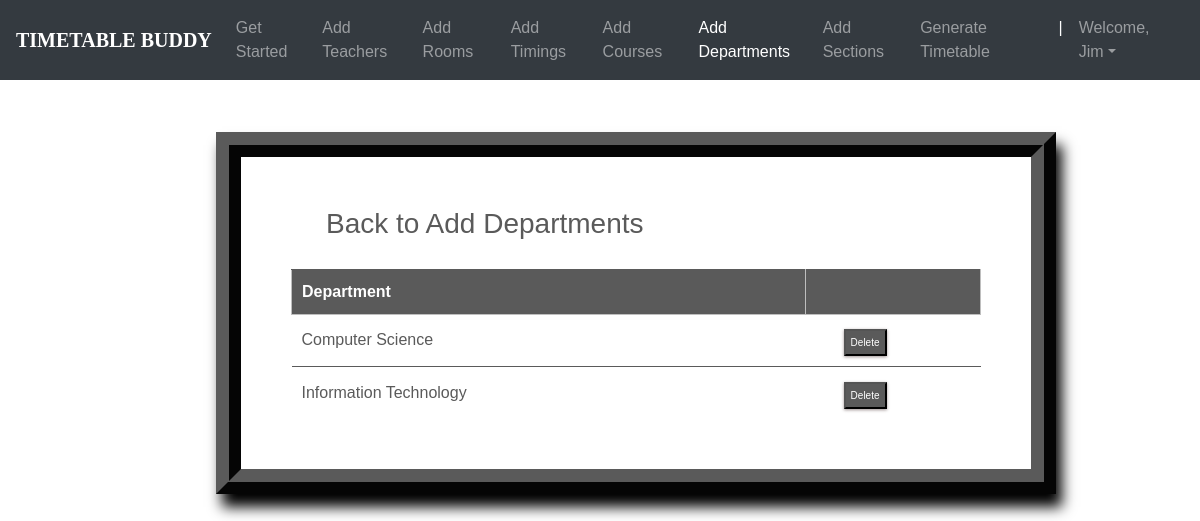
The app's page /departments_list/ (signed in) with its own data.
### ttgen/models.py (models this page shows, shortened)
class Department(models.Model):
    dept_name = models.CharField(max_length=50)
    courses = models.ManyToManyField(Course)

### ttgen/views.py (the view)
# urls.py: path('departments_list/', views.department_list, name='editdepartment'),
@login_required
def department_list(request):
    context = {
        'departments': Department.objects.all()
    }
    return render(request, 'deptlist.html', context)

### templates/deptlist.html (shortened to what this page needs)
<!DOCTYPE html>
<html lang="en">
<head>
	<link rel="stylesheet" href="https://maxcdn.bootstrapcdn.com/bootstrap/4.0.0/css/bootstrap.min.css">
    <link rel="stylesheet" type="text/css" href="static/css/index.css">
</head>
<body>
        <header>
			<nav class="navbar navbar-expand-md navbar-dark fixed-top bg-dark">
                <a class="navbar-brand" href="#"><b>TIMETABLE BUDDY</b></a>
                <div class="collapse navbar-collapse" id="navbarCollapse">
                    <ul class="navbar-nav ml-auto">
                    <li class="nav-item">
                        <a class="nav-link" href="{% url 'admindash' %}">Get Started</a>
                    </li>
                    <li class="nav-item">
                        <a class="nav-link" href="{% url 'addInstructors' %}">Add Teachers</a>
                    </li>
                    <li class="nav-item">
                        <a class="nav-link" href="{% url 'addRooms' %}">Add Rooms</a>
                    </li>
                    <li class="nav-item">
		                <a class="nav-link" href="{% url 'addTimings' %}">Add Timings</a>
		            </li>
                    <li class="nav-item">
                        <a class="nav-link" href="{% url 'addCourses' %}">Add Courses</a>
                    </li>
                    <li class="nav-item active">
			            <a class="nav-link" href="{% url 'addDepts' %}">Add Departments</a>
		            </li>
                    <li class="nav-item">
			            <a class="nav-link" href="{% url 'addSections' %}">Add Sections</a>
		            </li>
                    <li class="nav-item">
			            <a class="nav-link" href="{% url 'generate' %}">Generate Timetable</a>
		            </li>
                    <li class="nav-item active">
			            <a class="nav-link">|</a>
		            </li>
                    <li class="nav-item dropdown">
		                <a class="nav-link dropdown-toggle" href="#" id="dropdown03" data-toggle="dropdown" aria-haspopup="true" aria-expanded="false">Welcome, {{ user.first_name }}</a>
		            </li>
                    </ul>
                </div>
            </nav>
        </header>
        {% block content %}
        {% load static %}
        <br><br>
<fieldset class="fieldset">
    <a href="{% url 'addDepts'%}"><h1 class="tablink" onclick="openPage('new')" id="defaultOpen">Back to Add Departments</h1></a>
    <div class="tabcontent" id="edit">
        <table class="table1">
            <thead>
            <tr class="table-headers">
            <th>Department</th>
            <th  class="empty"></th>
            </tr>
            </thead>
            <tbody>
            {% for dept in departments %}
            <tr>
             <td>{{dept.dept_name}}</td>
             <td class="empty">
                <form action="{% url 'deletedepartment' dept.id %}" method="post">
                        <input type="submit" value="Delete" class="cross">
                </form>
             </td>
             </tr>
            {% endfor %}
            </tbody>
        </table>
    </div>
</fieldset>
{% endblock %}

### static/css/index.css (style rules this page uses)
body { padding-top: 3rem; padding-bottom: 3rem; color: #5a5a5a; font-family: 'Poppins', sans-serif; overflow-x: hidden; }
nav { font-family: sans-serif; }
.navbar-brand { font-size: 20px; font-family: Georgia, 'Times New Roman', Times, serif; }

### templates/deptlist.html (style rules this page uses)
nav { font-family: sans-serif; }
.navbar-brand { font-size: 20px; font-family: Georgia, 'Times New Roman', Times, serif; }
* { margin: 0; padding: 0; box-sizing: border-box; }
html { scroll-behavior: smooth; }
a { text-decoration:none; }
form { margin-top: 3%; margin-left: 18%; margin-right: 12%; }
fieldset h1 { color: #5a5a5a; padding-bottom: 20px; margin-left: 35px; display: inline-block; cursor: pointer; font-size: 28px; }
fieldset input { padding:8px; color: #938c8c }
.table2 td, th { border: 1px solid rgb(190,190,190); padding: 10px 20px; }
.table1 { width: 100%; border-collapse: collapse; text-align: left; overflow: hidden; }
.table1 td, th { border-top: 1px solid #5a5a5a; padding: 10px; }
.table1 th { background-color: #5a5a5a; color: #fff; }
.cross { font-size:10px; box-shadow: 0px 1px 3px 0px #9e9292; padding: 4px 5px; color: #fff; background-color: #5a5a5a; cursor: pointer; }
.fieldset { margin-top: 3%; margin-left: 18%; margin-right: 12%; padding: 50px; border-width: 25px; border-style: ridge; border-color: #5a5a5a; box-shadow: 6px 13px 13px 0px black; background-color: #fff; }

### records on screen
Department: dept_name "Computer Science"
Department: dept_name "Information Technology"

### other values on screen
{{ user.first_name }} "Jim"
